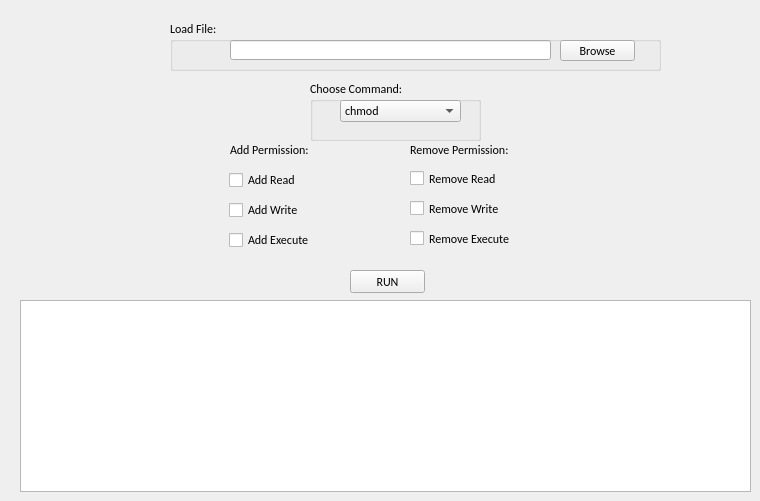
        <widget class="QWidget" name="tab_18">
         <attribute name="title">
          <string>chmod</string>
         </attribute>
         <widget class="QPushButton" name="pushButton_run_chmod">
          <property name="geometry">
           <rect>
            <x>350</x>
            <y>270</y>
            <width>75</width>
            <height>23</height>
           </rect>
          </property>
          <property name="font">
           <font>
            <family>Calibri</family>
            <pointsize>9</pointsize>
           </font>
          </property>
          <property name="text">
           <string>RUN</string>
          </property>
         </widget>
         <widget class="QTextBrowser" name="textBrowser_terminal_chmod">
          <property name="geometry">
           <rect>
            <x>20</x>
            <y>300</y>
            <width>731</width>
            <height>192</height>
           </rect>
          </property>
         </widget>
         <widget class="QCheckBox" name="checkBox_add_read_chmod">
          <property name="geometry">
           <rect>
            <x>229</x>
            <y>170</y>
            <width>131</width>
            <height>20</height>
           </rect>
          </property>
          <property name="font">
           <font>
            <family>Calibri</family>
            <pointsize>9</pointsize>
           </font>
          </property>
          <property name="text">
           <string>Add Read</string>
          </property>
         </widget>
         <widget class="QCheckBox" name="checkBox_add_write_chmod">
          <property name="geometry">
           <rect>
            <x>229</x>
            <y>200</y>
            <width>131</width>
            <height>20</height>
           </rect>
          </property>
          <property name="font">
           <font>
            <family>Calibri</family>
            <pointsize>9</pointsize>
           </font>
          </property>
          <property name="text">
           <string>Add Write</string>
          </property>
         </widget>
         <widget class="QCheckBox" name="checkBox_add_execute_chmod">
          <property name="geometry">
           <rect>
            <x>229</x>
            <y>230</y>
            <width>131</width>
            <height>20</height>
           </rect>
          </property>
          <property name="font">
           <font>
            <family>Calibri</family>
            <pointsize>9</pointsize>
           </font>
          </property>
          <property name="text">
           <string>Add Execute</string>
          </property>
         </widget>
         <widget class="QLineEdit" name="lineEdit_loadfile_chmod">
          <property name="geometry">
           <rect>
            <x>230</x>
            <y>40</y>
            <width>321</width>
            <height>20</height>
           </rect>
          </property>
         </widget>
         <widget class="QPushButton" name="pushButton_load_chmod">
          <property name="geometry">
           <rect>
            <x>560</x>
            <y>40</y>
            <width>75</width>
            <height>21</height>
           </rect>
          </property>
          <property name="font">
           <font>
            <family>Calibri</family>
            <pointsize>9</pointsize>
           </font>
          </property>
          <property name="text">
           <string>Browse</string>
          </property>
         </widget>
         <widget class="QCheckBox" name="checkBox_remove_write_chmod">
          <property name="geometry">
           <rect>
            <x>410</x>
            <y>200</y>
            <width>161</width>
            <height>17</height>
           </rect>
          </property>
          <property name="font">
           <font>
            <family>Calibri</family>
            <pointsize>9</pointsize>
           </font>
          </property>
          <property name="text">
           <string>Remove Write</string>
          </property>
         </widget>
         <widget class="QCheckBox" name="checkBox_remove_read_chmod">
          <property name="geometry">
           <rect>
            <x>410</x>
            <y>170</y>
            <width>161</width>
            <height>17</height>
           </rect>
          </property>
          <property name="font">
           <font>
            <family>Calibri</family>
            <pointsize>9</pointsize>
           </font>
          </property>
          <property name="text">
           <string>Remove Read</string>
          </property>
         </widget>
         <widget class="QCheckBox" name="checkBox_remove_execute_chmod">
          <property name="geometry">
           <rect>
            <x>410</x>
            <y>230</y>
            <width>171</width>
            <height>17</height>
           </rect>
          </property>
          <property name="font">
           <font>
            <family>Calibri</family>
            <pointsize>9</pointsize>
           </font>
          </property>
          <property name="text">
           <string>Remove Execute</string>
          </property>
         </widget>
         <widget class="QLabel" name="label_25">
          <property name="geometry">
           <rect>
            <x>230</x>
            <y>140</y>
            <width>131</width>
            <height>20</height>
           </rect>
          </property>
          <property name="font">
           <font>
            <family>Calibri</family>
            <pointsize>9</pointsize>
           </font>
          </property>
          <property name="text">
           <string>Add Permission:</string>
          </property>
         </widget>
         <widget class="QLabel" name="label_26">
          <property name="geometry">
           <rect>
            <x>410</x>
            <y>140</y>
            <width>151</width>
            <height>20</height>
           </rect>
          </property>
          <property name="font">
           <font>
            <family>Calibri</family>
            <pointsize>9</pointsize>
           </font>
          </property>
          <property name="text">
           <string>Remove Permission:</string>
          </property>
         </widget>
         <widget class="QGroupBox" name="groupBox_14">
          <property name="geometry">
           <rect>
            <x>170</x>
            <y>20</y>
            <width>491</width>
            <height>51</height>
           </rect>
          </property>
          <property name="font">
           <font>
            <family>Calibri</family>
            <pointsize>9</pointsize>
           </font>
          </property>
          <property name="title">
           <string>Load File:</string>
          </property>
         </widget>
         <widget class="QGroupBox" name="groupBox_15">
          <property name="geometry">
           <rect>
            <x>310</x>
            <y>80</y>
            <width>171</width>
            <height>61</height>
           </rect>
          </property>
          <property name="font">
           <font>
            <family>Calibri</family>
            <pointsize>9</pointsize>
           </font>
          </property>
          <property name="title">
           <string>Choose Command:</string>
          </property>
          <widget class="QComboBox" name="comboBox_chmod">
           <property name="geometry">
            <rect>
             <x>30</x>
             <y>20</y>
             <width>121</width>
             <height>22</height>
            </rect>
           </property>
           <item>
            <property name="text">
             <string>chmod</string>
            </property>
           </item>
           <item>
            <property name="text">
             <string>chmod -u</string>
            </property>
           </item>
           <item>
            <property name="text">
             <string>chmod -g</string>
            </property>
           </item>
           <item>
            <property name="text">
             <string>chmod -o</string>
            </property>
           </item>
          </widget>
         </widget>
         <zorder>pushButton_run_chmod</zorder>
         <zorder>textBrowser_terminal_chmod</zorder>
         <zorder>checkBox_add_read_chmod</zorder>
         <zorder>checkBox_add_write_chmod</zorder>
         <zorder>checkBox_add_execute_chmod</zorder>
         <zorder>checkBox_remove_write_chmod</zorder>
         <zorder>checkBox_remove_read_chmod</zorder>
         <zorder>checkBox_remove_execute_chmod</zorder>
         <zorder>label_25</zorder>
         <zorder>label_26</zorder>
         <zorder>groupBox_14</zorder>
         <zorder>lineEdit_loadfile_chmod</zorder>
         <zorder>pushButton_load_chmod</zorder>
         <zorder>groupBox_15</zorder>
        </widget>
